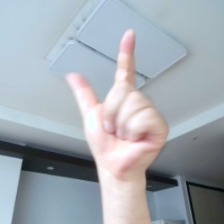
#> input picture Main_quest/Main_quest3/scissor/10 복사본 2.jpg, 224 x 224 px; its folder holds only this picture in this run
$ jupyter execute --allow-errors rock_scissor_paper_Segmentation.ipynb   (older library calls are emulated)
#> lines starting #> are read from the running program, lines starting #| are printed output that depends on the picture
<a href="https://colab.research.google.com/github/HWMV/AIFFEL_Quest1/blob/master/Main_quest/Main_quest3/rock_scissor_paper_background.ipynb" target="_parent"></a>

# Main_quest3
# rock_scissor_paper
# 온라인 6기 코어 최현우

* **루브릭**
1. 이미지 분류기 모델이 성공적으로 만들어졌는가?	학습과정이 정상적으로 수행되었으며, 학습 결과에 대한 그래프를 시각화(ex. train acc / train loss / val acc / val loss 등) 해 보았음
2. 오버피팅을 극복하기 위한 적절한 시도가 있었는가?	오버피팅 극복을 위하여 데이터셋의 다양성, 정규화 등을 2가지 이상 시도해보았음
3. 분류모델의 test accuracy가 기준 이상 높게 나왔는가?	85% 이상 도달하였음

[cell 1]
# 라이브러리 호출
import tensorflow as tf
import numpy as np

print(tf.__version__)
print(np.__version__)

[cell 2]
# 데이터 불러오기 (로컬, 구글드라이브 마운트)
from google.colab import drive
#> (the rest of this cell did not finish here and is left out)

[cell 3]
from PIL import Image
import glob
import os

[cell 4]
# 데이터 불러오기2
BASE_PATH = "/content/drive/MyDrive/Main_quest3/"

[cell 5]
# paper 이미지 resize 하기 (28x28)(좀 크게 늘려보는중)
def resize_images(img_path):
    images=glob.glob(img_path + "/*.jpg")

    print(len(images), " images to be resized.")

    # 28 x 28 size 로 resize (128 x 128로 해보자. 피처를 추출을 못하는 것 같아!)
    target_size=(64,64)
    for img in images:
        old_img=Image.open(img)
        new_img=old_img.resize(target_size,Image.ANTIALIAS)
        new_img.save(img, "JPEG")

    print(len(images), " images resized.")

# 함수 이용해서 가위바위보 이미지 전부 resize
resize_images(BASE_PATH + "rock")
resize_images(BASE_PATH + "scissor")
#> in resize_images, old_img is the input picture: PIL image 224x224 RGB; mean R, G, B 162.7, 170.2, 178
#> in resize_images (call 2), `new_img=old_img.resize(target_size,Image.ANTIALIAS)`:
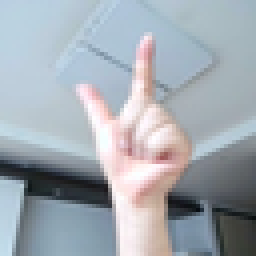
#> new_img: PIL image 64x64 RGB (shown 4 times larger); mean R, G, B 162.6, 170.2, 178
resize_images(BASE_PATH + "paper")

print("resize 완료!")

[cell 6]
# load_data 함수 만들기 (노드 참조)

def load_data(img_path, number_of_data=3851):
#> called with img_path = '/content/drive/MyDrive/Main_quest3/', number_of_data = 3851
    img_size=64
    color=3
    imgs=np.zeros(number_of_data*img_size*img_size*color,dtype=np.int32).reshape(number_of_data,img_size,img_size,color)
    labels=np.zeros(number_of_data,dtype=np.int32)

    idx=0
    for file in glob.iglob(img_path+'/scissor/*.jpg'):
        img = np.array(Image.open(file),dtype=np.int32)
        imgs[idx,:,:,:]=img
        labels[idx]=0
        idx=idx+1

    for file in glob.iglob(img_path+'/rock/*.jpg'):
        img = np.array(Image.open(file),dtype=np.int32)
        imgs[idx,:,:,:]=img
        labels[idx]=1
        idx=idx+1

    for file in glob.iglob(img_path+'/paper/*.jpg'):
        img = np.array(Image.open(file),dtype=np.int32)
        imgs[idx,:,:,:]=img
        labels[idx]=2
        idx=idx+1

    print("Number of images:", idx)
    return imgs, labels

[cell 7]
# test_load_data 함수
def test_load_data(img_path, number_of_data=441):
#> called with img_path = '/content/drive/MyDrive/Main_quest3/', number_of_data = 441
    img_size=64
    color=3
    imgs=np.zeros(number_of_data*img_size*img_size*color,dtype=np.int32).reshape(number_of_data,img_size,img_size,color)
    labels=np.zeros(number_of_data,dtype=np.int32)

    idx=0
    for file in glob.iglob(img_path+'test/scissor/*.jpg'):
        img = np.array(Image.open(file),dtype=np.int32)
        imgs[idx,:,:,:]=img
        labels[idx]=0
        idx=idx+1

    for file in glob.iglob(img_path+'test/rock/*.jpg'):
        img = np.array(Image.open(file),dtype=np.int32)
        imgs[idx,:,:,:]=img
        labels[idx]=1
        idx=idx+1

    for file in glob.iglob(img_path+'test/paper/*.jpg'):
        img = np.array(Image.open(file),dtype=np.int32)
        imgs[idx,:,:,:]=img
        labels[idx]=2
        idx=idx+1

    print("Number of images:", idx)
    return imgs, labels

[cell 8]
import os
#> (the rest of this cell did not finish here and is left out)

[cell 9]
# 흑백 배경 만들기 위한 mask 이미지 생성

import cv2
import numpy as np
import sys

image_path = BASE_PATH + 'rock'
image = cv2.imread(image_path)

#> (the rest of this cell did not finish here and is left out)

[cell 10]
# 흑백 배경으로 데이터 변환 (Image Segmentation)
from tensorflow.keras.layers import Input, Conv2D, MaxPooling2D, UpSampling2D, concatenate

def build_unet(input_shape):
    inputs = Input(input_shape)

    # Encoding (downsampling)
    c1 = Conv2D(16, (3, 3), activation='relu', padding='same')(inputs)
    p1 = MaxPooling2D((2, 2))(c1)

    c2 = Conv2D(32, (3, 3), activation='relu', padding='same')(p1)
    p2 = MaxPooling2D((2, 2))(c2)

    c3 = Conv2D(64, (3, 3), activation='relu', padding='same')(p2)
    p3 = MaxPooling2D((2, 2))(c3)

    # Bottleneck
    b = Conv2D(128, (3, 3), activation='relu', padding='same')(p3)

    # Decoding (upsampling)
    u1 = UpSampling2D((2, 2))(b)
    merge1 = concatenate([u1, c3])
    c4 = Conv2D(64, (3, 3), activation='relu', padding='same')(merge1)

    u2 = UpSampling2D((2, 2))(c4)
    merge2 = concatenate([u2, c2])
    c5 = Conv2D(32, (3, 3), activation='relu', padding='same')(merge2)

    u3 = UpSampling2D((2, 2))(c5)
    merge3 = concatenate([u3, c1])
    c6 = Conv2D(16, (3, 3), activation='relu', padding='same')(merge3)

    # Output layer
    outputs = Conv2D(1, (1, 1), activation='sigmoid')(c6)

    return tf.keras.Model(inputs=inputs, outputs=outputs)

# Build the U-Net model
input_shape = (128, 128, 3)  # Example input shape
#> (the rest of this cell did not finish here and is left out)

[cell 11]
# train_test_split 함수 불러오기
from sklearn.model_selection import train_test_split

# train data 설정
(x_data, y_data) = load_data(BASE_PATH)

# Train, Validation 데이터 분리
x_train, x_val, y_train, y_val = train_test_split(x_data, y_data, test_size=0.2, random_state=2023)

# 데이터 정규화
x_train_norm = x_train / 255.0
x_val_norm = x_val / 255.0

print("x_train shape: {}".format(x_train.shape))
print("y_train shape: {}".format(y_train.shape))
print("x_val shape: {}".format(x_val.shape))
print("y_val shape: {}".format(y_val.shape))

[cell 12]
# Load test data
# 위 과정 경로만 바꿔서 test data 세팅
resize_images(BASE_PATH + "test/rock")
resize_images(BASE_PATH + "test/scissor")
resize_images(BASE_PATH + "test/paper")
(x_test, y_test) = test_load_data(BASE_PATH)
x_test_norm = x_test / 255.0

print("x_test shape: {}".format(x_test.shape))
print("y_test shape: {}".format(y_test.shape))

[cell 13]
# 데이터들 확인
import matplotlib.pyplot as plt

plt.imshow(x_train[2])
print('라벨: ', y_train[2]) # 가위, 실제값 가위


$ run again, on Main_quest/Main_quest3/scissor/15 복사본.jpg
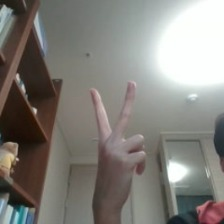
#> input picture Main_quest/Main_quest3/scissor/15 복사본.jpg, 224 x 224 px
#> in resize_images, old_img is the input picture: PIL image 224x224 RGB; mean R, G, B 131.2, 128.5, 123.2
#> in resize_images (call 2), `new_img=old_img.resize(target_size,Image.ANTIALIAS)`:
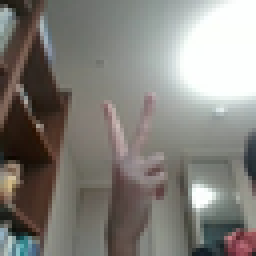
#> new_img: PIL image 64x64 RGB (shown 4 times larger); mean R, G, B 131.2, 128.5, 123.2
#> old_img: PIL image 64x64 RGB

$ run again, on Main_quest/Main_quest3/scissor/16 복사본 2.jpg
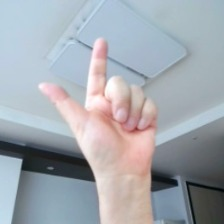
#> input picture Main_quest/Main_quest3/scissor/16 복사본 2.jpg, 224 x 224 px
#> in resize_images, old_img is the input picture: PIL image 224x224 RGB; mean R, G, B 162.7, 168, 174.9
#> in resize_images (call 2), `new_img=old_img.resize(target_size,Image.ANTIALIAS)`:
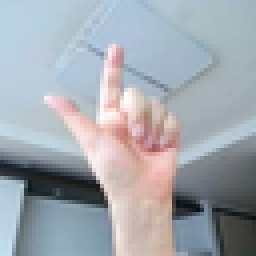
#> new_img: PIL image 64x64 RGB (shown 4 times larger); mean R, G, B 162.7, 168, 174.9
#> old_img: PIL image 64x64 RGB

$ run again, on Main_quest/Main_quest3/scissor/19 복사본 2.jpg
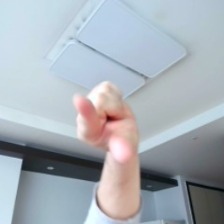
#> input picture Main_quest/Main_quest3/scissor/19 복사본 2.jpg, 224 x 224 px
#> in resize_images, old_img is the input picture: PIL image 224x224 RGB; mean R, G, B 166.8, 174.8, 182.6
#> in resize_images (call 2), `new_img=old_img.resize(target_size,Image.ANTIALIAS)`:
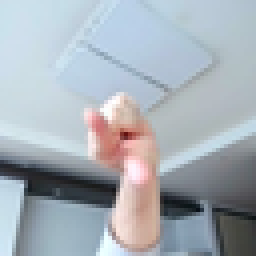
#> new_img: PIL image 64x64 RGB (shown 4 times larger); mean R, G, B 166.8, 174.7, 182.6
#> old_img: PIL image 64x64 RGB

$ run again, on Main_quest/Main_quest3/scissor/105.jpg
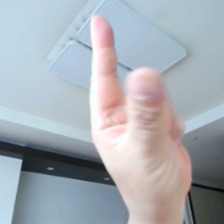
#> input picture Main_quest/Main_quest3/scissor/105.jpg, 224 x 224 px
#> in resize_images, old_img is the input picture: PIL image 224x224 RGB; mean R, G, B 167.1, 173.3, 180.3
#> in resize_images (call 2), `new_img=old_img.resize(target_size,Image.ANTIALIAS)`:
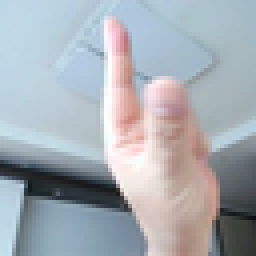
#> new_img: PIL image 64x64 RGB (shown 4 times larger); mean R, G, B 167.1, 173.3, 180.3
#> old_img: PIL image 64x64 RGB
